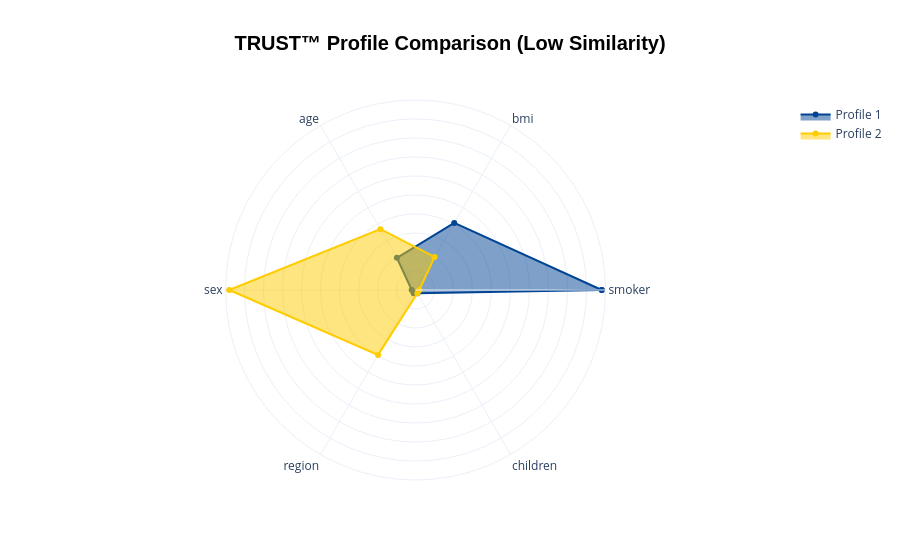
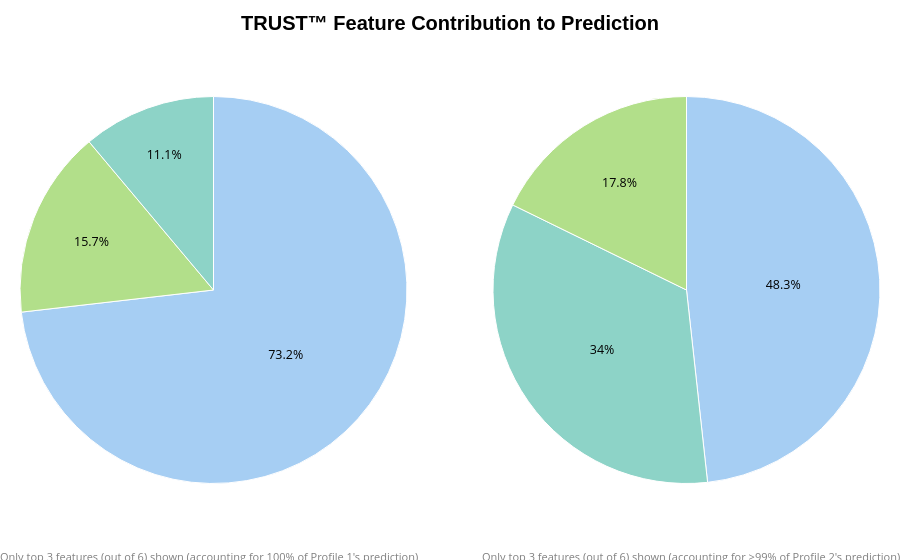

The code cell stored with these charts, in order, in its notebook:
### Markdown cell above
## Comparing 2 profiles head-to-head 🤝

Since version 2.0.0, **trust-free** includes a tool (the `compare()` method) that provides in-depth head-to-head comparisons of pairs of profiles. Let's try it out. For instance, we can compare the previous profile with that of the creator of **trust-free**. I encourage you to play around with this tool and input your own stats if you like!

### Code cell
my_stats = pd.Series([35, 'male', 24, 0, 'no', 'Europe']) # TRUST is unfazed by new levels of categorical features!
model.compare(X_test.iloc[2,:], my_stats)
#model.compare(X_test.iloc[2,:], my_stats, mode = "detailed")

### Figure 1 — Plotly figure (JSON) as saved in the notebook; plotly's stock layout.template omitted (floating-point values rounded to 4 significant figures)
{"data": [{"fill": "toself", "line": {"color": "#004494"}, "name": "Profile 1", "r": [0.98, 0.4078, 0.1957, 0.02, 0.02, 0.02, 0.98], "theta": ["smoker", "bmi", "age", "sex", "region", "children", "smoker"], "type": "scatterpolar"}, {"fill": "toself", "line": {"color": "#FC0"}, "name": "Profile 2", "r": [0.02, 0.2009, 0.3696, 0.98, 0.3943, 0.02, 0.02], "theta": ["smoker", "bmi", "age", "sex", "region", "children", "smoker"], "type": "scatterpolar"}], "layout": {"margin": {"b": 80, "l": 50, "r": 50, "t": 100}, "polar": {"radialaxis": {"showticklabels": false, "visible": true}}, "showlegend": true, "title": {"font": {"color": "black", "family": "Arial", "size": 20, "weight": "bold"}, "text": "TRUST™ Profile Comparison (Low Similarity)", "x": 0.5, "xanchor": "center"}}}

### Figure 2 — Plotly figure (JSON) as saved in the notebook; plotly's stock layout.template omitted (floating-point values rounded to 4 significant figures)
{"data": [{"customdata": [24710.0, 5307.0, -3753.0], "direction": "clockwise", "domain": {"x": [0, 0.45], "y": [0, 1]}, "hovertemplate": "<b>%{label}</b><br>Contribution: %{customdata:.2f}<extra></extra>", "insidetextfont": {"color": "black", "size": 12.47}, "labels": ["smoker (yes)", "bmi (31.4)", "age (27)"], "marker": {"colors": ["#a6cef3", "#b2df8a", "#8dd3c7"], "line": {"color": "white", "width": 1}}, "name": "Profile 1", "showlegend": false, "textfont": {"size": 13.86}, "textinfo": "percent", "textposition": "inside", "type": "pie", "values": [0.7317, 0.1571, 0.1111]}, {"customdata": [-2371.0, -1670.0, -872.3, 9.095e-13], "direction": "clockwise", "domain": {"x": [0.55, 1], "y": [0, 1]}, "hovertemplate": "<b>%{label}</b><br>Contribution: %{customdata:.2f}<extra></extra>", "insidetextfont": {"color": "black", "size": 12.47}, "labels": ["smoker (no)", "age (35)", "bmi (24)", "Other (3) ()"], "marker": {"colors": ["#a6cef3", "#8dd3c7", "#b2df8a", "#fb9a99"], "line": {"color": "white", "width": 1}}, "name": "Profile 2", "showlegend": false, "textfont": {"size": 13.86}, "textinfo": "percent", "textposition": "inside", "type": "pie", "values": [0.4826, 0.3398, 0.1776, 1.851e-16]}], "layout": {"annotations": [{"font": {"color": "gray", "size": 11}, "showarrow": false, "text": "Only top 3 features (out of 6) shown (accounting for 100% of Profile 1's prediction)", "x": 0.22, "xanchor": "center", "xref": "paper", "y": -0.1, "yanchor": "bottom", "yref": "paper"}, {"font": {"color": "gray", "size": 11}, "showarrow": false, "text": "Only top 3 features (out of 6) shown (accounting for >99% of Profile 2's prediction)", "x": 0.78, "xanchor": "center", "xref": "paper", "y": -0.1, "yanchor": "bottom", "yref": "paper"}], "margin": {"b": 40, "l": 20, "r": 20, "t": 60}, "showlegend": false, "title": {"font": {"color": "black", "family": "Arial", "size": 20, "weight": "bold"}, "text": "TRUST™ Feature Contribution to Prediction", "x": 0.5, "xanchor": "center"}}}
